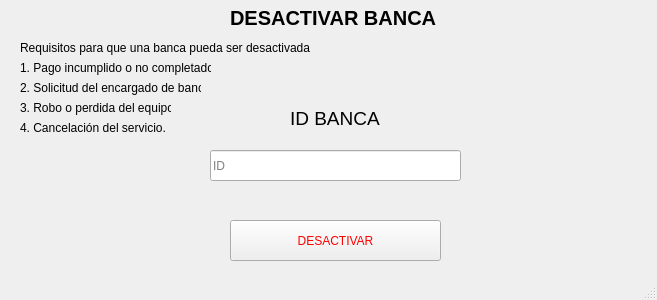
<?xml version="1.0" encoding="UTF-8"?>
<ui version="4.0">
 <class>MainWindow</class>
 <widget class="QMainWindow" name="MainWindow">
  <property name="geometry">
   <rect>
    <x>0</x>
    <y>0</y>
    <width>657</width>
    <height>300</height>
   </rect>
  </property>
  <property name="windowTitle">
   <string>MainWindow</string>
  </property>
  <property name="styleSheet">
   <string notr="true">QPushButton{
color: red;
}</string>
  </property>
  <widget class="QWidget" name="centralwidget">
   <widget class="QLabel" name="label">
    <property name="geometry">
     <rect>
      <x>230</x>
      <y>10</y>
      <width>211</width>
      <height>16</height>
     </rect>
    </property>
    <property name="font">
     <font>
      <pointsize>15</pointsize>
      <weight>75</weight>
      <bold>true</bold>
     </font>
    </property>
    <property name="text">
     <string>DESACTIVAR BANCA</string>
    </property>
   </widget>
   <widget class="QLabel" name="label_2">
    <property name="geometry">
     <rect>
      <x>20</x>
      <y>40</y>
      <width>391</width>
      <height>16</height>
     </rect>
    </property>
    <property name="text">
     <string>Requisitos para que una banca pueda ser desactivada</string>
    </property>
   </widget>
   <widget class="QLabel" name="label_3">
    <property name="geometry">
     <rect>
      <x>20</x>
      <y>60</y>
      <width>191</width>
      <height>16</height>
     </rect>
    </property>
    <property name="text">
     <string>1. Pago incumplido o no completado.</string>
    </property>
   </widget>
   <widget class="QLabel" name="label_4">
    <property name="geometry">
     <rect>
      <x>20</x>
      <y>80</y>
      <width>181</width>
      <height>16</height>
     </rect>
    </property>
    <property name="text">
     <string>2. Solicitud del encargado de banca.</string>
    </property>
   </widget>
   <widget class="QLabel" name="label_5">
    <property name="geometry">
     <rect>
      <x>20</x>
      <y>100</y>
      <width>151</width>
      <height>16</height>
     </rect>
    </property>
    <property name="text">
     <string>3. Robo o perdida del equipo.</string>
    </property>
   </widget>
   <widget class="QLabel" name="label_6">
    <property name="geometry">
     <rect>
      <x>290</x>
      <y>110</y>
      <width>91</width>
      <height>16</height>
     </rect>
    </property>
    <property name="font">
     <font>
      <pointsize>14</pointsize>
     </font>
    </property>
    <property name="text">
     <string>ID BANCA</string>
    </property>
   </widget>
   <widget class="QLineEdit" name="id_banca">
    <property name="geometry">
     <rect>
      <x>210</x>
      <y>150</y>
      <width>251</width>
      <height>31</height>
     </rect>
    </property>
    <property name="placeholderText">
     <string>ID</string>
    </property>
   </widget>
   <widget class="QPushButton" name="eliminar_boton">
    <property name="geometry">
     <rect>
      <x>230</x>
      <y>220</y>
      <width>211</width>
      <height>41</height>
     </rect>
    </property>
    <property name="text">
     <string>DESACTIVAR</string>
    </property>
   </widget>
   <widget class="QLabel" name="label_7">
    <property name="geometry">
     <rect>
      <x>20</x>
      <y>120</y>
      <width>151</width>
      <height>16</height>
     </rect>
    </property>
    <property name="text">
     <string>4. Cancelación del servicio.</string>
    </property>
   </widget>
  </widget>
  <widget class="QStatusBar" name="statusbar"/>
 </widget>
 <resources/>
 <connections/>
</ui>
